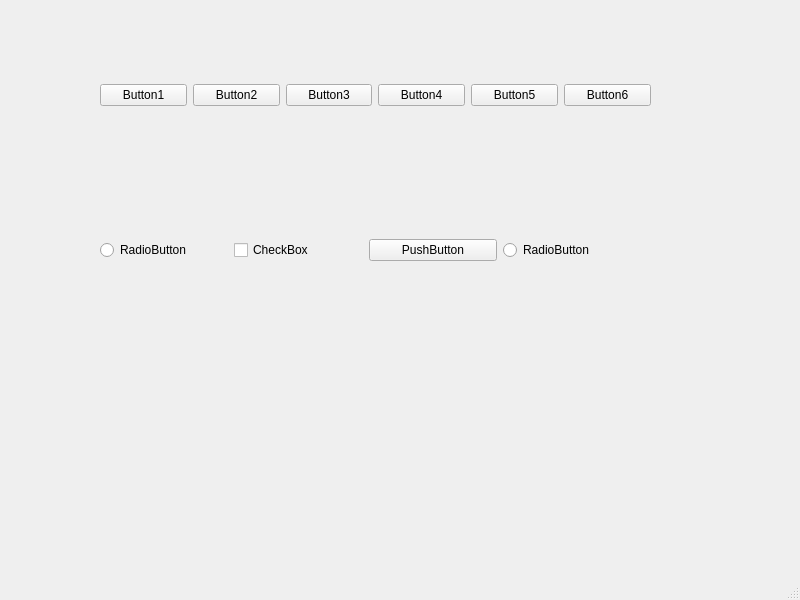
<?xml version="1.0" encoding="UTF-8"?>
<ui version="4.0">
 <class>MainWindow</class>
 <widget class="QMainWindow" name="MainWindow">
  <property name="geometry">
   <rect>
    <x>0</x>
    <y>0</y>
    <width>800</width>
    <height>600</height>
   </rect>
  </property>
  <property name="windowTitle">
   <string>MainWindow</string>
  </property>
  <widget class="QWidget" name="centralwidget">
   <widget class="QWidget" name="horizontalLayoutWidget">
    <property name="geometry">
     <rect>
      <x>100</x>
      <y>210</y>
      <width>531</width>
      <height>80</height>
     </rect>
    </property>
    <layout class="QHBoxLayout" name="horizontalLayout_2">
     <item>
      <widget class="QRadioButton" name="radioButton">
       <property name="text">
        <string>RadioButton</string>
       </property>
      </widget>
     </item>
     <item>
      <widget class="QCheckBox" name="checkBox">
       <property name="text">
        <string>CheckBox</string>
       </property>
      </widget>
     </item>
     <item>
      <widget class="QPushButton" name="pushButton_7">
       <property name="text">
        <string>PushButton</string>
       </property>
      </widget>
     </item>
     <item>
      <widget class="QRadioButton" name="radioButton_2">
       <property name="text">
        <string>RadioButton</string>
       </property>
      </widget>
     </item>
    </layout>
   </widget>
   <widget class="QWidget" name="">
    <property name="geometry">
     <rect>
      <x>100</x>
      <y>40</y>
      <width>551</width>
      <height>111</height>
     </rect>
    </property>
    <layout class="QHBoxLayout" name="horizontalLayout">
     <item>
      <widget class="QPushButton" name="pushButton">
       <property name="text">
        <string>Button1</string>
       </property>
      </widget>
     </item>
     <item>
      <widget class="QPushButton" name="pushButton_2">
       <property name="text">
        <string>Button2</string>
       </property>
      </widget>
     </item>
     <item>
      <widget class="QPushButton" name="pushButton_3">
       <property name="text">
        <string>Button3</string>
       </property>
      </widget>
     </item>
     <item>
      <widget class="QPushButton" name="pushButton_4">
       <property name="text">
        <string>Button4</string>
       </property>
      </widget>
     </item>
     <item>
      <widget class="QPushButton" name="pushButton_5">
       <property name="text">
        <string>Button5</string>
       </property>
      </widget>
     </item>
     <item>
      <widget class="QPushButton" name="pushButton_6">
       <property name="text">
        <string>Button6</string>
       </property>
      </widget>
     </item>
    </layout>
   </widget>
  </widget>
  <widget class="QMenuBar" name="menubar">
   <property name="geometry">
    <rect>
     <x>0</x>
     <y>0</y>
     <width>800</width>
     <height>23</height>
    </rect>
   </property>
  </widget>
  <widget class="QStatusBar" name="statusbar"/>
 </widget>
 <resources/>
 <connections/>
</ui>
